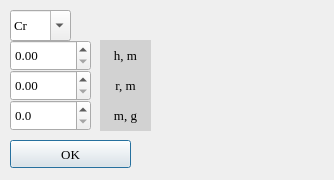
<?xml version="1.0" encoding="UTF-8"?>
<ui version="4.0">
 <class>Dialog</class>
 <widget class="QDialog" name="Dialog">
  <property name="geometry">
   <rect>
    <x>0</x>
    <y>0</y>
    <width>334</width>
    <height>180</height>
   </rect>
  </property>
  <property name="windowTitle">
   <string>Dialog</string>
  </property>
  <widget class="QComboBox" name="comboBox">
   <property name="geometry">
    <rect>
     <x>10</x>
     <y>10</y>
     <width>61</width>
     <height>31</height>
    </rect>
   </property>
   <property name="font">
    <font>
     <family>Times New Roman</family>
     <pointsize>10</pointsize>
    </font>
   </property>
   <property name="editable">
    <bool>true</bool>
   </property>
   <item>
    <property name="text">
     <string>Cr</string>
    </property>
   </item>
   <item>
    <property name="text">
     <string>Al</string>
    </property>
   </item>
   <item>
    <property name="text">
     <string>Ti</string>
    </property>
   </item>
  </widget>
  <widget class="QPushButton" name="ok_button">
   <property name="geometry">
    <rect>
     <x>10</x>
     <y>140</y>
     <width>121</width>
     <height>28</height>
    </rect>
   </property>
   <property name="font">
    <font>
     <family>Times New Roman</family>
     <pointsize>10</pointsize>
    </font>
   </property>
   <property name="text">
    <string>OK</string>
   </property>
  </widget>
  <widget class="QLabel" name="h_label">
   <property name="geometry">
    <rect>
     <x>100</x>
     <y>40</y>
     <width>51</width>
     <height>31</height>
    </rect>
   </property>
   <property name="font">
    <font>
     <family>Times New Roman</family>
     <pointsize>10</pointsize>
    </font>
   </property>
   <property name="styleSheet">
    <string notr="true">background-color: rgb(210, 210, 210)</string>
   </property>
   <property name="text">
    <string>h, m</string>
   </property>
   <property name="alignment">
    <set>Qt::AlignCenter</set>
   </property>
  </widget>
  <widget class="QDoubleSpinBox" name="distance">
   <property name="geometry">
    <rect>
     <x>10</x>
     <y>40</y>
     <width>81</width>
     <height>31</height>
    </rect>
   </property>
   <property name="font">
    <font>
     <family>Times New Roman</family>
     <pointsize>10</pointsize>
    </font>
   </property>
   <property name="maximum">
    <double>1.000000000000000</double>
   </property>
   <property name="singleStep">
    <double>0.010000000000000</double>
   </property>
  </widget>
  <widget class="QDoubleSpinBox" name="weight">
   <property name="geometry">
    <rect>
     <x>10</x>
     <y>100</y>
     <width>81</width>
     <height>31</height>
    </rect>
   </property>
   <property name="font">
    <font>
     <family>Times New Roman</family>
     <pointsize>10</pointsize>
    </font>
   </property>
   <property name="decimals">
    <number>1</number>
   </property>
   <property name="maximum">
    <double>999.000000000000000</double>
   </property>
  </widget>
  <widget class="QLabel" name="m_label">
   <property name="geometry">
    <rect>
     <x>100</x>
     <y>100</y>
     <width>51</width>
     <height>31</height>
    </rect>
   </property>
   <property name="font">
    <font>
     <family>Times New Roman</family>
     <pointsize>10</pointsize>
    </font>
   </property>
   <property name="styleSheet">
    <string notr="true">background-color: rgb(210, 210, 210)</string>
   </property>
   <property name="text">
    <string>m, g</string>
   </property>
   <property name="alignment">
    <set>Qt::AlignCenter</set>
   </property>
  </widget>
  <widget class="QDoubleSpinBox" name="radius">
   <property name="geometry">
    <rect>
     <x>10</x>
     <y>70</y>
     <width>81</width>
     <height>31</height>
    </rect>
   </property>
   <property name="font">
    <font>
     <family>Times New Roman</family>
     <pointsize>10</pointsize>
    </font>
   </property>
   <property name="maximum">
    <double>0.500000000000000</double>
   </property>
   <property name="singleStep">
    <double>0.010000000000000</double>
   </property>
  </widget>
  <widget class="QLabel" name="r_label">
   <property name="geometry">
    <rect>
     <x>100</x>
     <y>70</y>
     <width>51</width>
     <height>31</height>
    </rect>
   </property>
   <property name="font">
    <font>
     <family>Times New Roman</family>
     <pointsize>10</pointsize>
    </font>
   </property>
   <property name="styleSheet">
    <string notr="true">background-color: rgb(210, 210, 210)</string>
   </property>
   <property name="text">
    <string>r, m</string>
   </property>
   <property name="alignment">
    <set>Qt::AlignCenter</set>
   </property>
  </widget>
 </widget>
 <resources/>
 <connections/>
</ui>
